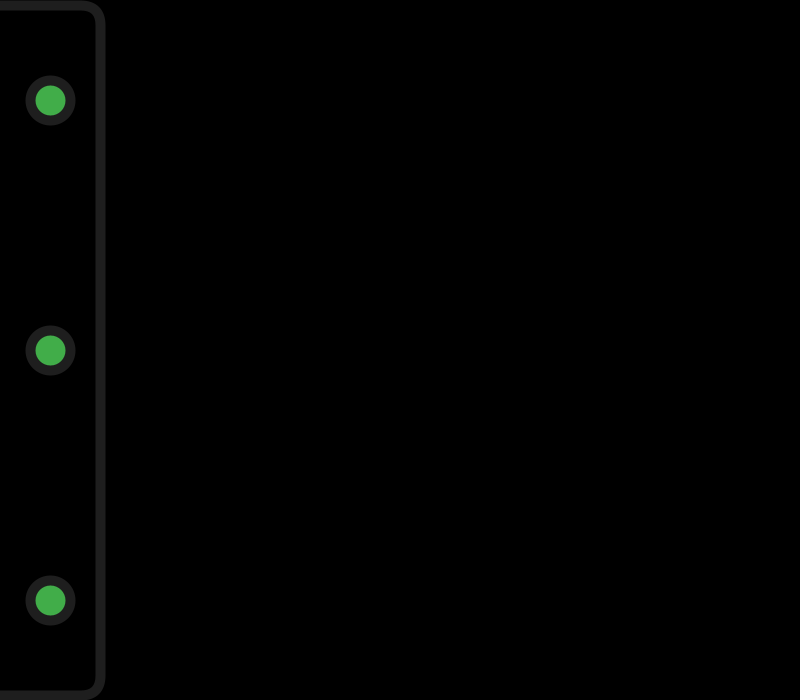
Frame 1 (no input)
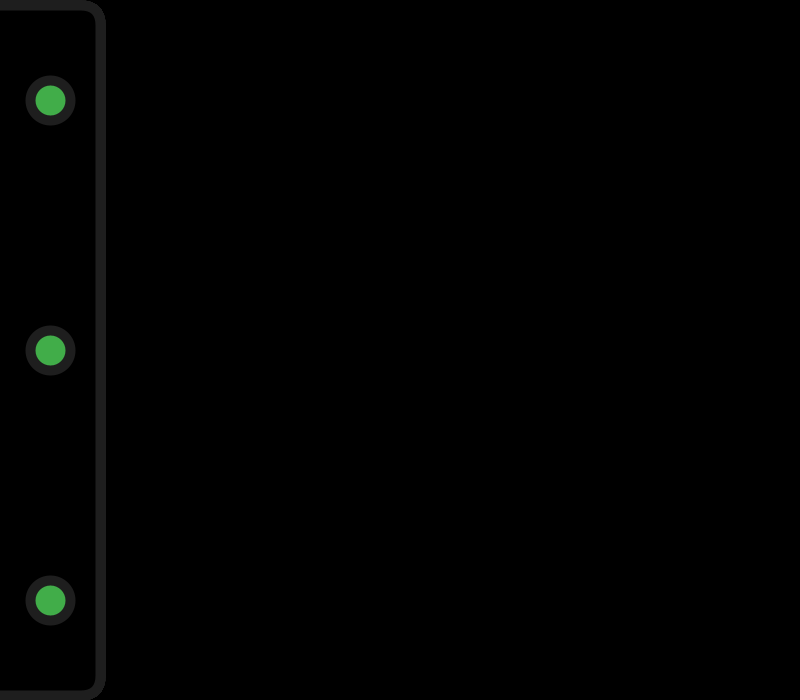
Frame 60 (the mouse pressed at the canvas centre just before this capture)
Frame 120 (the mouse held since frame 60 and released just before this capture): identical to frame 60, image omitted

The Processing sketch that drew these frames (run headless with seeded random() and noise(); from frame 60 on, the mouse is pressed at the canvas centre):

// Processing sketch: processing_77552
// ── processing_77552.pde

int mode = 0 ;


int x=0;
int y=0;

void setup () {
  size (800, 700);
  background (0);
  smooth();
  frameRate (20);
}

void draw () {

  if (mousePressed) {
    if ((mouseX > 50) && (mouseX < 50+40) && (mouseY > 100) && (mouseY < 100+20)) {
      mode = 1;
    }
    if (mousePressed) {
      if ((mouseX > 50) && (mouseX < 50+40) && (mouseY > 350) && (mouseY < 350+20)) {
        mode = 2;
      }
      if (mousePressed) {
        if ((mouseX > 50) && (mouseX < 50+40) && (mouseY > 600) && (mouseY < 600 + 20)) {
          mode = 3;
        }
      }
    }
  }

  fill (0);
  stroke (30);
  strokeWeight (10);
  rect (-60, 5, 160, 690, 20);



  //Buttons
  fill (65, 173, 73);
  ellipse (50, 100, 40, 40);
  ellipse (50, 350, 40, 40);
  ellipse (50, 600, 40, 40);





  //erstes Tool
  noStroke ();
  if (mode == 1) {
    if ( mousePressed) {
      fill (random (30), random (220), random (255), random (255));


      x = mouseX; 
      y = mouseY;

      ellipse (x, y, 10, 10);
      ellipse (x, y, 20, 20);
      ellipse (x, y, 30, 30);


      ellipse (x + 21, y, 15, 15);
      ellipse (x, y + 21, 15, 15);
      ellipse (x - 21, y, 15, 15);
      ellipse (x, y-21, 15, 15);
    }
  }

  // zweites Tool 

  if (mode==2) {
    if ( mousePressed) {
      fill (random (200), random (225), random (250), random (250));
      x = mouseX;
      y = mouseY;


      rect(x, y, +15, +15);
      rect (x, y, -15, -15);
      ellipse (x-15, y, 5, 5);
      ellipse (x, y-15, 5, 5);
      stroke (random(255), random(255), random(255));
      strokeWeight (2);
      line(x, y, x-30, y-50);
      line (x, y, x-50, y-30);
      noStroke ();



      ellipse (x + 50, y, 80, 80);
      ellipse (x +50, y, 60, 60);
      ellipse (x, y + 50, 80, 80);
      ellipse (x, y+50, 60, 60);


      rect(x+30, y+30, 15, 15);
      rect (x+15, y+15, 15, 15);
      rect (x+45, y+45, 15, 15);
      rect (x+60, y+60, 15, 15);
    }
  }

  //drittes Tool

  if (mode==3) {

    if (mousePressed) {
      fill (random (255), random (255), random (255), random (255));
      x = mouseX;
      y = mouseY;


      ellipse (x, y, 50, 50);

      ellipse (x+0, y+40, 50, 70);
      ellipse (x+40, y+0, 70, 50);
      ellipse (x+0, y-40, 50, 70);
      ellipse (x-40, y+0, 70, 50);
      stroke (random (255), random (255), random (255));
      strokeWeight (2);
      line (x, y, x+100, y+200);

      noStroke ();
      fill (random (255));
    }
  }
}

//Funktion

void keyPressed () {
  if (key=='1') {
    mode = 1;
  }
  if (key=='2') {
    mode = 2;
  }
  if (key=='3') {
    mode = 3;
  }
}
